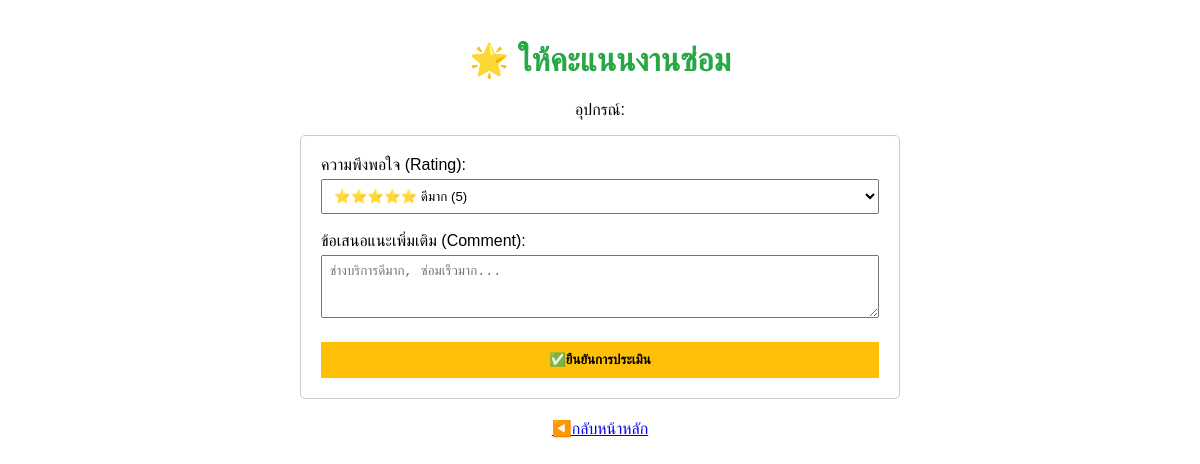
Page /evaluate/2 (signed in) on the earlier database version.
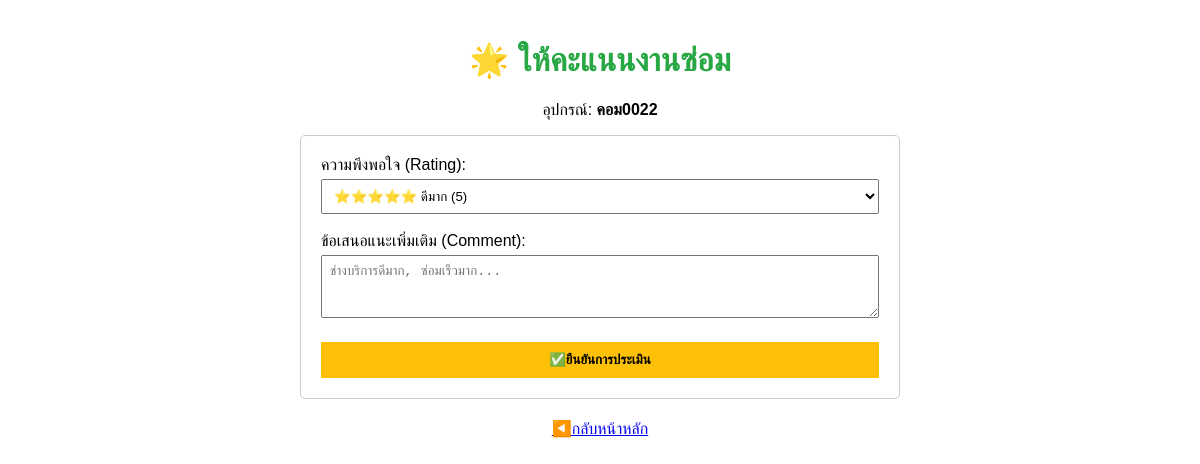
Same page on the later database version.
### tables this page shows
CREATE TABLE repairs (
    repair_id INTEGER PRIMARY KEY AUTOINCREMENT,
    user_id INTEGER NOT NULL,
    device_name TEXT NOT NULL,
    problem_detail TEXT NOT NULL,
    location TEXT NOT NULL,
    status TEXT DEFAULT 'Pending',
    report_date TIMESTAMP DEFAULT CURRENT_TIMESTAMP,
    technician_note TEXT,
    spare_parts TEXT,
    cost INTEGER DEFAULT 0,
    FOREIGN KEY (user_id) REFERENCES users (user_id)
);

### app.py (the view, shortened to what this page needs)
@app.route('/evaluate/<int:repair_id>', methods=['GET', 'POST'])
def evaluate(repair_id):
    if 'user_id' not in session:
        return redirect(url_for('login'))
    conn = get_db_connection()
    repair = conn.execute('SELECT * FROM repairs WHERE repair_id = ?', (repair_id,)).fetchone()
    conn.close()
    return render_template('evaluate.html', repair=repair)

### app.py (called while the page is built)
def get_db_connection():
    conn = sqlite3.connect('maintenance.db')
    conn.row_factory = sqlite3.Row
    return conn

### templates/evaluate.html (shortened to what this page needs)
<!DOCTYPE html>
<html>
<head>
</head>
<body>
    <h1>🌟 ให้คะแนนงานซ่อม</h1>
    <p>อุปกรณ์: <strong>{{ repair['device_name'] }}</strong></p>
    <form method="POST">
        <label>ความพึงพอใจ (Rating):</label>
        <select name="rating" required>
            <option value="5">⭐⭐⭐⭐⭐ ดีมาก (5)</option>
        </select>
        <br><br>
        <label>ข้อเสนอแนะเพิ่มเติม (Comment):</label>
        <textarea name="comment" rows="3" placeholder="ช่างบริการดีมาก, ซ่อมเร็วมาก..."></textarea>
        <button type="submit">✅ยืนยันการประเมิน</button>
    </form>
    <a href="{{ url_for('dashboard') }}" style="display:block; margin-top:20px;">◀️กลับหน้าหลัก</a>
</body>
</html>

### templates/evaluate.html (style rules this page uses)
body { font-family: sans-serif; padding: 20px; max-width: 600px; margin: auto; text-align: center; }
form { border: 1px solid #ccc; padding: 20px; border-radius: 5px; text-align: left; }
select, textarea { width: 100%; padding: 8px; margin-top: 5px; box-sizing: border-box; }
button { margin-top: 20px; padding: 10px 20px; background-color: #ffc107; border: none; cursor: pointer; color: black; font-weight: bold; width: 100%; }
h1 { color: #28a745; }

Differences in the rows shown:
added repairs: device_name "คอม0022"
